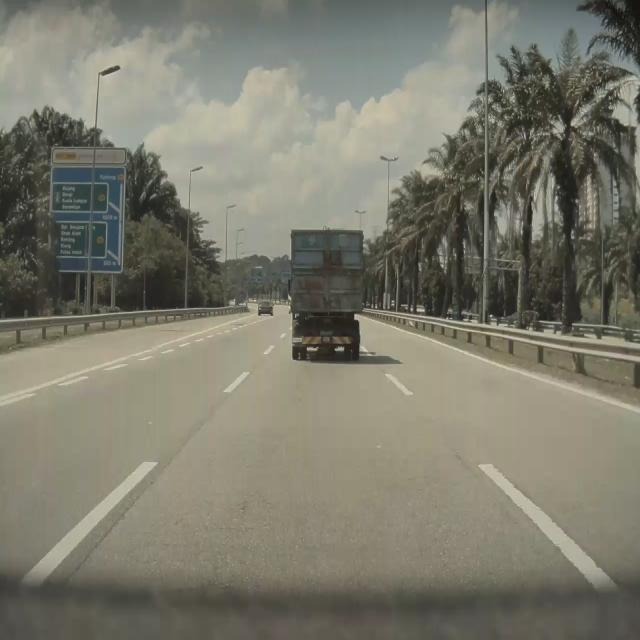
#> input picture Lane_Detection/Sample.jpeg, 640 x 640 px
$ python lane_detect.py Sample.jpeg
#> lines starting #> are read from the running program, lines starting #| are printed output that depends on the picture; after the words box and inside, x2 and y2 are one past the last pixel; in counts of white or black regions, pixels touching at a corner belong together
# Libraries for working with image processing
import numpy as np
import pandas as pd
import cv2

import argparse

def parse_arguments():
    """
    Parse command line arguments.
    Returns:
        args: Parsed arguments
    """
    parser = argparse.ArgumentParser(description="Lane detection in images")
    parser.add_argument("image_path", type=str, help="Path to the input image")
    parser.add_argument("--lane_isolate", action="store_true", help="Isolates the lane from the image.")
    parser.add_argument("--gaussian_blur_kernel", type=int, help="Allows you to manually set the kernel size for the Gaussian blur. Use if your output is noisy.")
    return parser.parse_args()


def region_selection(image):
    """
    Determine and cut the region of interest in the input image.
    Parameters:
        image: we pass here the output from canny where we have
        identified edges in the frame
    """
    # create an array of the same size as of the input image
    mask = np.zeros_like(image)
    # if you pass an image with more then one channel
    if len(image.shape) > 2:
        channel_count = image.shape[2]
        ignore_mask_color = (255,) * channel_count
    # our image only has one channel so it will go under "else"
    else:
          # color of the mask polygon (white)
        ignore_mask_color = 255
    # creating a polygon to focus only on the road in the picture
    # we have created this polygon in accordance to how the camera was placed
    rows, cols = image.shape[:2]
    bottom_left  = [cols * 0.1, rows * 0.95]
    top_left     = [cols * 0.1, rows * 0.70]
    bottom_right = [cols * 1.0, rows * 0.95]
    top_right    = [cols * 1.0, rows * 0.70]
    vertices = np.array([[bottom_left, top_left, top_right, bottom_right]], dtype=np.int32)
    # filling the polygon with white color and generating the final mask
    cv2.fillPoly(mask, vertices, ignore_mask_color)
    # performing Bitwise AND on the input image and mask to get only the edges on the road
    masked_image = cv2.bitwise_and(image, mask)
    return masked_image

def hough_transform(image):
    """
    Determine and cut the region of interest in the input image.
    Parameter:
        image: grayscale image which should be an output from the edge detector
    """
    # Distance resolution of the accumulator in pixels.
    rho = 1
    # Angle resolution of the accumulator in radians.
    theta = np.pi/180
    # Only lines that are greater than threshold will be returned.
    threshold = 20
    # Line segments shorter than that are rejected.
    minLineLength = 20
    # Maximum allowed gap between points on the same line to link them
    maxLineGap = 500
    # function returns an array containing dimensions of straight lines
    # appearing in the input image
    return cv2.HoughLinesP(image, rho = rho, theta = theta, threshold = threshold,
                           minLineLength = minLineLength, maxLineGap = maxLineGap)

def average_slope_intercept(lines):
    """
    Find the slope and intercept of all lanes in the image.
    Parameters:
        lines: output from Hough Transform
    """
    lane_lines = []  # List to hold all lane lines (slope, intercept)
    weights = []     # List to hold the weights (lengths) of the lines

    for line in lines:
        for x1, y1, x2, y2 in line:
            if x1 == x2:
                continue
            # calculating slope of a line
            slope = (y2 - y1) / (x2 - x1)
            if abs(slope) < 1/2:
              continue
            # calculating intercept of a line
            intercept = y1 - (slope * x1)
            # calculating length of a line
            length = np.sqrt(((y2 - y1) ** 2) + ((x2 - x1) ** 2))
            lane_lines.append((slope, intercept))
            weights.append(length)

    # Return the average slope and intercept for all lanes
    return lane_lines, weights

def pixel_points(y1, y2, line):
    """
    Converts the slope and intercept of each line into pixel points.
        Parameters:
            y1: y-value of the line's starting point.
            y2: y-value of the line's end point.
            line: The slope and intercept of the line.
    """
    if line is None:
        return None
    slope, intercept = line
    try:
      x1 = int((y1 - intercept)/slope)
      x2 = int((y2 - intercept)/slope)
      y1 = int(y1)
      y2 = int(y2)
      return ((x1, y1), (x2, y2))
    except:
      return((0, int(y1)), (0, int(y2)))

def lane_lines(image, lines):
    """
    Create full length lines from pixel points for all lanes.
    Parameters:
        image: The input test image.
        lines: The output lines from Hough Transform.
    """
    lane_lines, weights = average_slope_intercept(lines)
    y1 = image.shape[0]
    y2 = y1 * 0.6
    full_lines = []
    for lane in lane_lines:
        line = pixel_points(y1, y2, lane)
        if line is not None:
            full_lines.append(line)
    return full_lines


def draw_lane_lines(image, lines, color=[255, 0, 0], thickness=12):
    """
    Draw lines onto the input image.
    Parameters:
        image: The input test image (video frame in our case).
        lines: The output lines from Hough Transform.
        color (Default = red): Line color.
        thickness (Default = 12): Line thickness.
    """
    line_image = np.zeros_like(image)
    for line in lines:
        if line is not None:
            cv2.line(line_image, *line,  color, thickness)
    return cv2.addWeighted(image, 1.0, line_image, 1.0, 0.0)

def create_lane_bitmap(image, lane_lines):
    """
    Create a bitmap with the regions between multiple lanes marked as black, and the rest as white.
    Parameters:
        image: The original image (for size reference).
        lane_lines: A list of left and right lane segments. Each lane is represented as
                    a tuple ((x1, y1), (x2, y2)).
    Returns:
        A binary (black and white) image with the lane regions marked.
    """
    # Create a blank white image (same size as input)
    height, width = image.shape[:2]
    mask = np.ones((height, width), dtype=np.uint8) * 255  # White image

    if not lane_lines or len(lane_lines) < 2:
        # If not enough lane lines are detected, return the white image
        return mask

    # Extract left and right lane segments
    left_lines = [line for line in lane_lines if line[0][0] < width // 2]  # Left of image center
    right_lines = [line for line in lane_lines if line[0][0] >= width // 2]  # Right of image center

    if not left_lines or not right_lines:
        # If no valid left or right lines are found, return the white image
        return mask

    # Sort the left and right lines by their y-coordinates (from bottom to top)
    left_lines = sorted(left_lines, key=lambda line: line[0][1], reverse=True)
    right_lines = sorted(right_lines, key=lambda line: line[0][1], reverse=True)

    # We will fill the area between corresponding left and right lines
    for left_line, right_line in zip(left_lines, right_lines):
        left_x1, left_y1 = left_line[0]
        left_x2, left_y2 = left_line[1]
        right_x1, right_y1 = right_line[0]
        right_x2, right_y2 = right_line[1]

        # Define the polygon that represents the area between the current left and right lane
        lane_polygon = np.array([
            [left_x1, left_y1],  # Bottom left of the left lane
            [left_x2, left_y2],  # Top left of the left lane
            [right_x2, right_y2],  # Top right of the right lane
            [right_x1, right_y1]  # Bottom right of the right lane
        ], dtype=np.int32)

        # Fill the region between the lanes with black (0 value)
        cv2.fillPoly(mask, [lane_polygon], 0)  # Black polygon in the mask

    return mask

def process_frame_for_bitmap(image,gaussian_blur=3):
    """
    Process the frame to detect lanes and create a bitmap showing lane regions.
    """
    kernel_size = gaussian_blur
    blur = cv2.GaussianBlur(image, (kernel_size, kernel_size), 0)
    # Detect lane lines in the frame (you would have this from your lane detection code)
    edges = cv2.Canny(blur, 50, 150)  # For illustration, applying edge detection
    region = region_selection(edges)  # Focus on the road region
    lines = hough_transform(region)  # Get lines using Hough Transform
    lane_line_segments = lane_lines(image, lines)  # Get all detected lane line segments

    # Create bitmap showing lane regions
    bitmap_output = create_lane_bitmap(image, lane_line_segments)

    return bitmap_output

def restore_lane_region(image, lane_mask):
    """
    Retain the lane regions from the original image and keep the non-lane regions as white.

    Parameters:
        image: The original image.
        lane_mask: The binary lane mask where lane regions are black (0), and the rest is white (255).

    Returns:
        An image with the original lane regions and white background elsewhere.
    """
    # Create a copy of the original image
    restored_image = np.ones_like(image) * 255  # White background

    # Invert the lane mask (so that the lane regions are 255, and the rest is 0)
    inverted_mask = cv2.bitwise_not(lane_mask)

    # Use the inverted mask to retain the lane regions in the original image
    lane_regions = cv2.bitwise_and(image, image, mask=inverted_mask)

    # Combine the white background and the lane regions
    restored_image = np.where(lane_regions != 0, lane_regions, restored_image)

    return restored_image

if __name__ == "__main__":
    args = parse_arguments()
    image = cv2.imread(args.image_path)
#> image is the input picture: shape (640, 640, 3); mean B, G, R 108.5, 122.2, 123.3
    if args.gaussian_blur_kernel:
        lane_mask = process_frame_for_bitmap(image, args.gaussian_blur_kernel)
    else:
        lane_mask = process_frame_for_bitmap(image)
#> in process_frame_for_bitmap, `edges = cv2.Canny(blur, 50, 150)`:
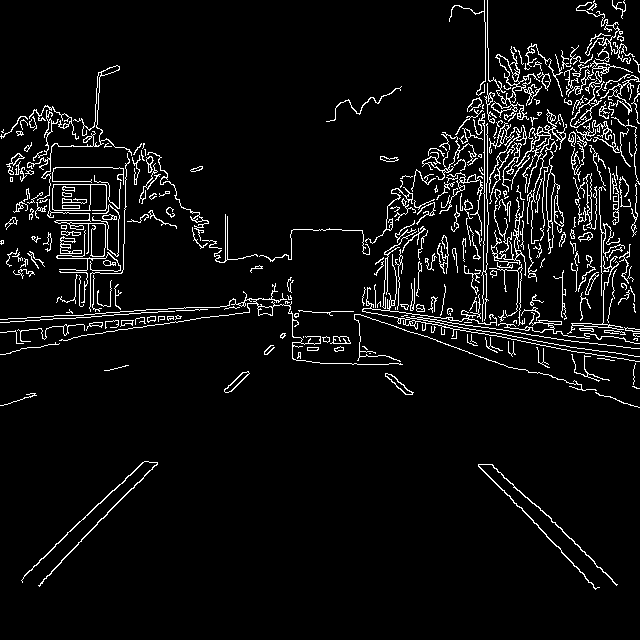
#> edges: shape (640, 640); 5.6% white in thin lines or dots
#> in region_selection, `cv2.fillPoly(mask, vertices, ignore_mask_color)`:
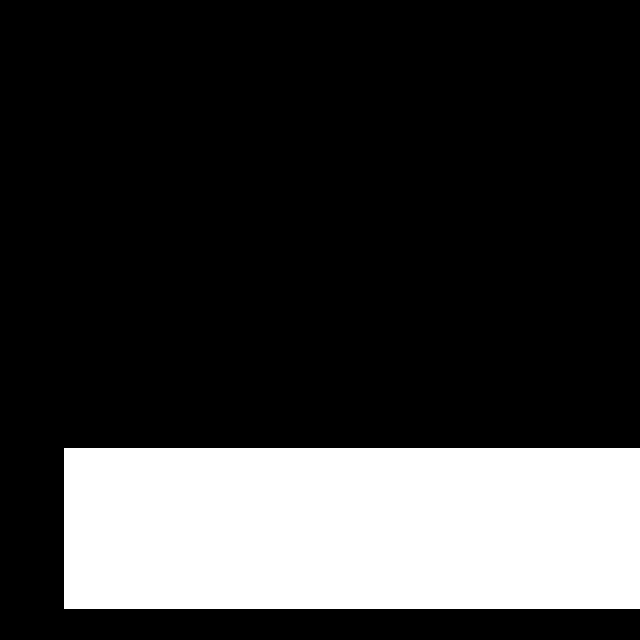
#> mask: shape (640, 640); 22.6% white; 1 white region, box (x1, y1, x2, y2) and area: (64, 448, 640, 609) 92736
#> in region_selection, `masked_image = cv2.bitwise_and(image, mask)`:
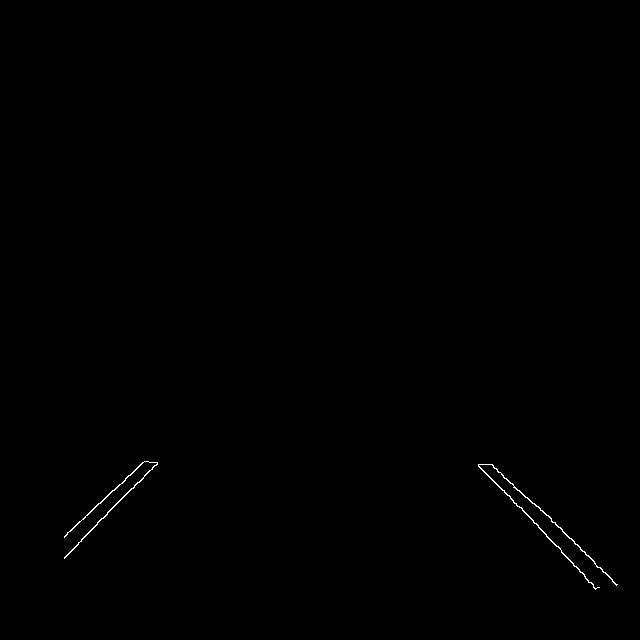
#> masked_image: shape (640, 640); 0.21% white in thin lines or dots, all inside (x1, y1, x2, y2) = (64, 461, 618, 590)
#> in process_frame_for_bitmap, `lines = hough_transform(region)`: lines = 13 rows, first 6: [478, 464, 597, 587], [538, 506, 616, 584], [90, 511, 145, 461], [97, 522, 157, 462], [478, 466, 596, 588], [490, 464, 561, 528]
#> the loop in average_slope_intercept, `for line in lines:` made 13 passes
#> line on passes 1 to 12: [[478, 464, 597, 587]], [[538, 506, 616, 584]], [[90, 511, 145, 461]], [[97, 522, 157, 462]], [[478, 466, 596, 588]], [[490, 464, 561, 528]], [[74, 548, 157, 463]], [[64, 558, 150, 462]], [[76, 524, 148, 461]], [[542, 511, 616, 585]], [[64, 536, 147, 461]], [[75, 546, 157, 464]]
#> after the loop in average_slope_intercept, `for line in lines:`: lane_lines = [(1.03, -30.07), (1, -32), (-0.909, 592.8), (-1, 619), (1.03, -28.2), (0.901, 22.31), (-1.02, 623.8), (-1.12, 629.4), (-0.875, 590.5), (1, -31), (-0.904, 593.8), (-1, 621), (0.857, 45.71)]; weights = [171.1, 110.3, 74.33, 84.85, 169.7, 95.59, 118.8, 128.9, 95.67, 104.7, 111.9, 116, 82.98]
#> the loop in lane_lines, `for lane in lane_lines:` made 13 passes
#> (slope in pixel_points, intercept in pixel_points, x1 in pixel_points, x2 in pixel_points, line) on passes 1 to 12: (1.03, -30.07, 648, 400, ((648, 640), (400, 384))), (1, -32, 672, 416, ((672, 640), (416, 384))), (-0.909, 592.8, -51, 229, ((-51, 640), (229, 384))), (-1, 619, -21, 235, ((-21, 640), (235, 384))), (1.03, -28.2, 646, 398, ((646, 640), (398, 384))), (0.901, 22.31, 685, 401, ((685, 640), (401, 384))), (-1.02, 623.8, -15, 234, ((-15, 640), (234, 384))), (-1.12, 629.4, -9, 219, ((-9, 640), (219, 384))), (-0.875, 590.5, -56, 236, ((-56, 640), (236, 384))), (1, -31, 671, 415, ((671, 640), (415, 384))), (-0.904, 593.8, -51, 232, ((-51, 640), (232, 384))), (-1, 621, -19, 237, ((-19, 640), (237, 384)))
#> after the loop in lane_lines, `for lane in lane_lines:`: full_lines = 13 items
#> in create_lane_bitmap, `left_lines = [line for line in lane_lines if line[0][0] < width // 2]`: left_lines = [((-51, 640), (229, 384)), ((-21, 640), (235, 384)), ((-15, 640), (234, 384)), ((-9, 640), (219, 384)), ((-56, 640), (236, 384)), ((-51, 640), (232, 384)), ((-19, 640), (237, 384))]
#> in create_lane_bitmap, `right_lines = [line for line in lane_lines if line[0][0] >= width // 2]`: right_lines = [((648, 640), (400, 384)), ((672, 640), (416, 384)), ((646, 640), (398, 384)), ((685, 640), (401, 384)), ((671, 640), (415, 384)), ((693, 640), (394, 384))]
#> the loop in create_lane_bitmap, `for left_line, right_line in zip(left_lines, right_lines):` made 6 passes
#> (right_line, left_x1, left_x2, right_x1, right_x2, lane_polygon) on passes 1 to 6: (((648, 640), (400, 384)), -51, 229, 648, 400, [[-51, 640], [229, 384], [400, 384], [648, 640]]), (((672, 640), (416, 384)), -21, 235, 672, 416, [[-21, 640], [235, 384], [416, 384], [672, 640]]), (((646, 640), (398, 384)), -15, 234, 646, 398, [[-15, 640], [234, 384], [398, 384], [646, 640]]), (((685, 640), (401, 384)), -9, 219, 685, 401, [[-9, 640], [219, 384], [401, 384], [685, 640]]), (((671, 640), (415, 384)), -56, 236, 671, 415, [[-56, 640], [236, 384], [415, 384], [671, 640]]), (((693, 640), (394, 384)), -51, 232, 693, 394, [[-51, 640], [232, 384], [394, 384], [693, 640]])
#> after the loop in create_lane_bitmap, `for left_line, right_line in zip(left_lines, right_lines):`:
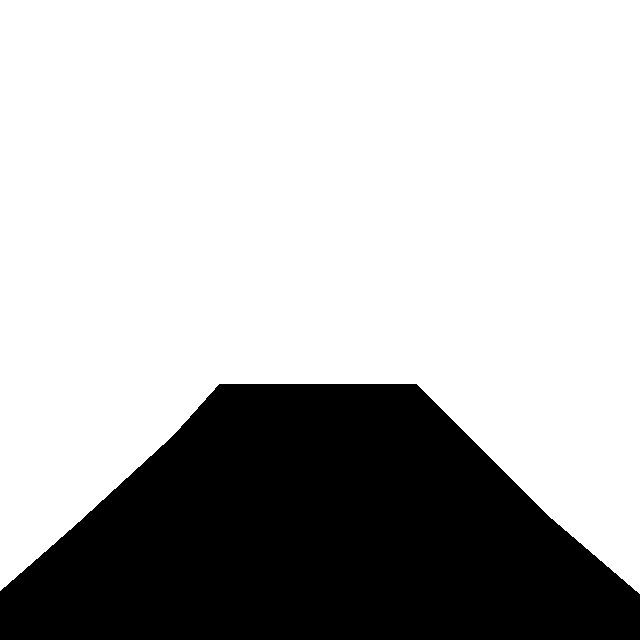
#> mask: shape (640, 640); 71.8% white; 1 black region, box (x1, y1, x2, y2) and area: (0, 384, 640, 640) 115685
    if args.lane_isolate:
        isolated_lane_image = restore_lane_region(image, lane_mask)
        cv2.imwrite('isolated_lane_image.png', isolated_lane_image)
        print("Isolated lane image saved as isolated_lane_image.png")
    else:
        cv2.imwrite('lane_mask.png', lane_mask)
        print("Lane mask image saved as lane_mask.png")
